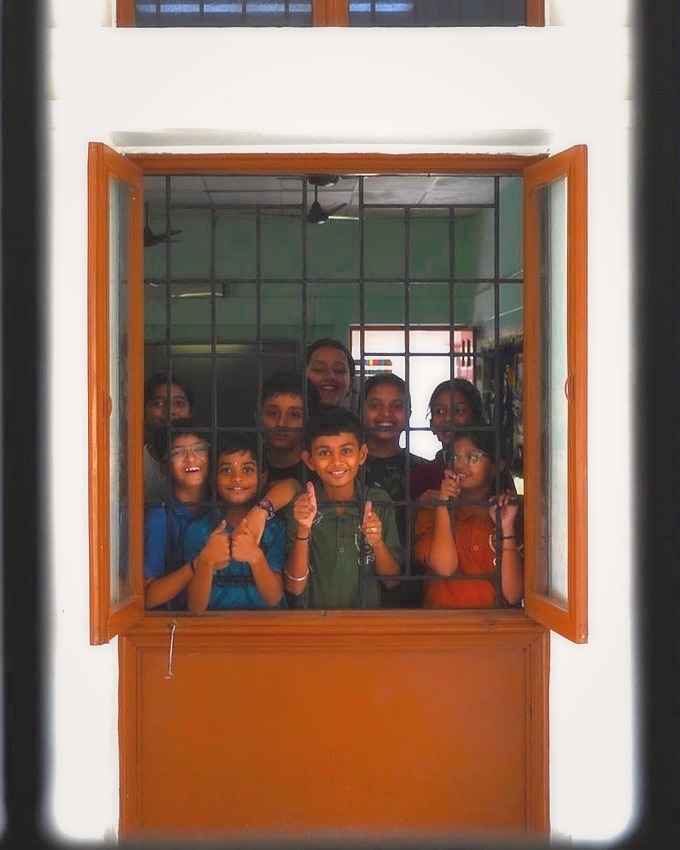
#> input picture assets/img/hrun/02-window.jpg, 680 x 850 px
$ python -i make-photos.py   (imports and definitions only)
#> lines starting #> are read from the running program, lines starting #| are printed output that depends on the picture
#> further down, picture is the input picture: PIL image 680x850 RGB; mean R, G, B 144.2, 117.6, 102.9
#!/usr/bin/env python3
"""Derive the site's photographs from the source library.

Every image a page shows is cut here from assets/source/ and written to
assets/img/, so the crop, the size and the grade of each one are recorded
rather than remembered. Re-run it after changing a choice below.

The grade is deliberately light — lighter than the honeycomb's duotone.
These sit at full strength on the page with nothing over them, so they have
to stay photographs; the small shift towards the palette is only there so a
grid of six reads as one set rather than six unrelated snapshots.

    python3 tools/make-photos.py
"""

import os
import sys

from PIL import Image, ImageEnhance, ImageOps

ROOT = os.path.dirname(os.path.dirname(os.path.abspath(__file__)))
SRC = os.path.join(ROOT, "assets/source")
OUT = os.path.join(ROOT, "assets/img")

# The grade below is for photographs. One image here is not a photograph but
# a finished piece of the school's own design, with its wordmark set into it:
# the wash flattens the bright blues it is built on and warms the whole thing,
# which reads as a faded picture rather than a campaign banner. It is cut at
# its own colours. Remove a name from here and it is graded like the rest.
UNGRADED = {
    # The Parent Portal opening shows its photograph as it was taken: parents
    # and students in the hall, full strength under a scrim of its own.
    "parent-portal-hero.jpg",
    # The home-run photographs of 26 September 2026 keep the colour
    # they were sent with.
    "hrun/01-holi.jpg",
    "hrun/02-window.jpg",
    "hrun/03-mun.jpg",
    "hrun/06-swim.jpg",
    "hrun/08-candlelight.jpg",
    # and those of 30 September 2026, which replace frames 03, 05 and 09.
    "hrun/03-campus.jpg",
    "hrun/05-lab.jpg",
    "hrun/09-meditation.jpg",
}

SHADOW = (36, 26, 56)
HIGHLIGHT = (240, 229, 212)
KEEP_COLOUR = 0.72        # most of the original colour survives
WASH = (32, 23, 44)
WASH_ALPHA = 0.07

# name, source, (w, h), focal point across the frame (x, y) in 0..1
PHOTOS = [
    # Feature panels — 4:5, one per page. Arts no longer has one: that page
    # is the wall, and tools/make-arts-wall.py cuts its photographs.
    ("sports.jpg",              "HARI5692.JPG", (1200, 1500), (0.42, 0.55)),
    # The full-bleed band behind "A Campus That Never Really Closes". The
    # campus itself rather than a room in it: the blocks with the cloud coming
    # over the Ghats behind them. Framed low, so the ridge and the sky have
    # the top of the picture and the gradient has the ground.
    ("campus-band.jpg",         "IMG_2051.JPG", (1920, 1080), (0.50, 0.56)),
    # The Student Life opening worlds. The transparent foreground student is
    # derived separately by tools/make-life-split-cutout.py.
    ("life-split-academic.jpg",  "drive-student-life-academic.JPG", (1800, 1200), (0.50, 0.50)),
    ("life-split-beyond.jpg",    "drive-student-life-beyond.JPG",   (1800, 1200), (0.50, 0.50)),
    ("junior-school.jpg",       "IMG_1898.JPG", (1200, 1500), (0.50, 0.45)),
    ("senior-school.jpg",       "IMG_1894.JPG", (1200, 1500), (0.50, 0.45)),
    # Why CIRS, "Two boards. One ambition.": senior students cutting a cake
    # together. Landscape like the other chapters; framed high so the faces
    # and the joined hands keep the frame and the table skirt gives way.
    ("why-senior.jpg",          "senior-celebration.jpg", (1600, 900), (0.50, 0.40)),

    # The School History film window, matching the home page's 16:9 still.
    ("history-still.jpg",       "IMG_20210514_182259.jpg", (1600, 900), (0.50, 0.52)),

    # The Admissions grid — six tiles, all 4:3, two rows of three.
    ("adm-arrival.jpg",         "IMG_0195.JPG", (1000,  750), (0.50, 0.45)),
    ("adm-examination.jpg",     "IMG_9069.JPG", (1000,  750), (0.45, 0.52)),
    ("adm-welcome.jpg",         "8A5A0707.JPG", (1000,  750), (0.50, 0.50)),
    ("adm-interview.jpg",       "IMG_9893.JPG", (1000,  750), (0.50, 0.50)),
    ("adm-assembly.jpg",        "IMG_2258.JPG", (1000,  750), (0.50, 0.60)),
    ("adm-houses.jpg",          "CRS01788.JPG", (1000,  750), (0.50, 0.50)),

    # One photograph, one place. entrance.jpg was carrying five pages and
    # aerial-duo.jpg four, which made the site feel smaller than it is; these
    # seven take over the duplicated slots, each chosen for what its section
    # is actually about rather than for being another picture of the campus.
    # The academic block is drawn in a 2:1 frame (assets/css/curriculum.css).
    # It used to be cut as a 1400x325 strip that the frame then cropped to its
    # middle 650px, so a tablet stretched 650 pixels across 1414. Cut straight
    # from the master instead (PRECROP below: exactly the region the frame
    # showed), it has twice the pixels and the same composition.
    ("academic-block.jpg",      "academic-block.JPG",     (1392,  696), (0.50, 0.50)),
    ("academic-block-800.jpg",  "academic-block.JPG",     ( 800,  400), (0.50, 0.50)),
    ("campus-lawn.jpg",         "CRS01413.JPG",           (1600,  900), (0.50, 0.55)),
    ("film-audience.jpg",       "IMG_3217.JPG",           (1600,  900), (0.50, 0.52)),
    ("vision.jpg",              "IMG_1663.JPG",           (1600,  900), (0.50, 0.50)),
    ("forest-air.jpg",          "CIRS.jpg",               (1600,  900), (0.50, 0.50)),
    ("fields-air.jpg",          "DJI_0856.JPG",           (1400,  640), (0.50, 0.50)),
    ("valley.jpg",              "school-front-view.JPG",  (1400,  640), (0.50, 0.58)),
    ("assembly-front.jpg",      "IMG_20260423_091355.jpg", (1400, 640), (0.50, 0.55)),

    # The second pass on repetition. hero.jpg opened both the home page and
    # News; history-still, student-life and walkway each carried two pages,
    # and student-life three. Each keeps the page its caption was written for
    # and hands the others a photograph of their own subject.
    ("news-hero.jpg",           "IMG_2327.JPG",           (1280,  720), (0.50, 0.55)),

    # The Parent Portal opening, full-window behind "PARENT PORTAL". Cut at
    # the source's own 3:2; the page's object-position keeps the aisle of
    # students between the two rows of parents in frame on a narrow screen.
    ("parent-portal-hero.jpg",  "0C9A3824.JPG",           (2000, 1334), (0.50, 0.50)),

    # The Why CIRS opening frame. It replaces a 1200x1500 portrait of three
    # students that came in with the original redesign and whose own source
    # is not in this library — so when that page lost its banner and the
    # photograph became a full-window hero, object-fit:cover took 450px off
    # the top of a frame that had no room to give and cut their heads. There
    # was nothing to recrop.
    #
    # This one is cut wide, at 1.6, which is about the shape of a laptop
    # window, so on a desktop cover barely crops it at all. The focal point
    # is high in the frame on purpose: every head keeps clear air above it,
    # and what a narrow window crops is the empty court at the bottom.
    ("why-cirs.jpg",            "IMG_1939.JPG",           (2000, 1250), (0.50, 0.38)),
    ("founding.jpg",            "1.JPG",                  (1600,  900), (0.50, 0.55)),
    ("motto.jpg",               "IMG_1686.JPG",           (1600,  900), (0.46, 0.50)),
    ("boarding.jpg",            "20180518_121042.jpg",    (1600,  900), (0.52, 0.50)),
    ("students.jpg",            "IMG_8075.JPG",           (1400,  640), (0.50, 0.48)),

    # The Student Life hero deck. Ten photographs dealt up through the
    # marquee — and deliberately ten different shapes. A deck of identical
    # cards reads as a slideshow in a frame; a pile of a tall one, a wide
    # one and a square one reads as photographs. The sizes below are the
    # shapes, and the widths they are shown at are in pages.css.
    #
    # PROTOTYPE: these are stand-ins cut from the existing library so the
    # motion can be judged. The school is curating ten.
    ("slhero/card-01.jpg", "0C9A4097.JPG",  ( 900, 1200), (0.52, 0.42)),   # 3:4
    ("slhero/card-02.jpg", "IMG_2480.JPG",  (1200,  800), (0.50, 0.45)),   # 3:2
    ("slhero/card-03.jpg", "IMG_1625.JPG",  (1200,  750), (0.50, 0.52)),   # 8:5
    ("slhero/card-04.jpg", "CRS00876.JPG",  ( 800, 1000), (0.50, 0.45)),   # 4:5
    ("slhero/card-05.jpg", "_MG_0139.JPG",  ( 800, 1200), (0.50, 0.45)),   # 2:3
    ("slhero/card-06.jpg", "IMG_9313.JPG",  (1000, 1000), (0.50, 0.50)),   # 1:1
    ("slhero/card-07.jpg", "IMG_6106.JPG",  ( 900, 1200), (0.50, 0.45)),   # 3:4
    ("slhero/card-08.jpg", "0C9A4128.JPG",  (1200,  800), (0.50, 0.42)),   # 3:2
    ("slhero/card-09.jpg", "HARI7500.JPG",  ( 900,  900), (0.50, 0.45)),   # 1:1
    ("slhero/card-10.jpg", "IMG_2449.JPG",  (1200,  675), (0.50, 0.45)),   # 16:9

    # The Blog. Four fragments for the masthead collage, cut so each one reads
    # as a detail rather than a whole photograph. The cards below them carry
    # no photograph at all: every article came out of the magazine, and a
    # stock picture over someone's essay says less than the essay's own first
    # sentences do.
    # The three commented lines above cut the old Blog masthead collage, which
    # the news-stand front page replaced. Their originals are still in
    # assets/source/ and their crops are intact: uncomment to bring them back.
    # ("blog/frag-voice.jpg",     "0C9A4095.JPG",   ( 900, 1200), (0.52, 0.42)),
    # ("blog/frag-lab.jpg",       "IMG_1790.JPG",   ( 800,  800), (0.52, 0.45)),
    # ("blog/frag-together.jpg",  "IMG_0633.JPG",   (1200,  800), (0.50, 0.45)),
    ("blog/frag-desk.jpg",      "IMG_8830.JPG",   (1200,  800), (0.50, 0.52)),

    # Sport — the inter-house basketball fixture, in the same 4:3 tile as the
    # Admissions grid so the two read as one house style. Shot vertically, so
    # the focal point is doing real work here: centred on the ball and the
    # players contesting it, not on the middle of the frame.
    ("sports/basketball-contest.jpg",  "sports/basketball-contest.jpg",  (1000, 750), (0.50, 0.42)),
    ("sports/basketball-shot.jpg",     "sports/basketball-shot.jpg",     (1000, 750), (0.50, 0.33)),
    ("sports/basketball-floodlit.jpg", "sports/basketball-floodlit.jpg", (1000, 750), (0.50, 0.46)),

    # Sports and Laurels editorial page ("Built in the Arena").
    # High-resolution cuts from verified CIRS original photography.
    ("sports/hero-track.jpg",          "HARI5692.JPG",                   (2400, 1500), (0.45, 0.55)),
    # The hero's reveal layer now uses the Swimming chapter's own photograph.
    ("sports/shift-academic.jpg",      "IMG_1806.JPG",                   (1800, 1200), (0.34, 0.52)),
    ("sports/shift-sports.jpg",        "DJI_0856.JPG",                   (1800, 1200), (0.50, 0.50)),
    ("sports/sport-athletics.jpg",     "HARI5531.JPG",                   (1600, 1200), (0.50, 0.50)),
    ("sports/sport-swimming.jpg",      "IMG_9314.JPG",                   (1600, 1200), (0.55, 0.50)),
    ("sports/sport-football.jpg",      "IMG_3051.JPG",                   (1600, 1200), (0.50, 0.50)),
    # A forehand drill on the green court, not the basketball game this slot
    # used to show. Nudged right so the students' racquets keep the frame
    # and the coach still stands at its left edge.
    ("sports/sport-tennis.jpg",        "IMG_0851.JPG",                   (1600, 1200), (0.55, 0.50)),
    ("sports/sport-archery.jpg",       "IMG_9879.JPG",                   (1600, 1200), (0.50, 0.50)),
    ("sports/sport-climbing.jpg",      "IMG_6061.JPG",                   (1600, 1200), (0.50, 0.50)),
    ("sports/house-parade.jpg",        "DSC_0059.JPG",                   (1600, 1000), (0.50, 0.50)),
    ("sports/house-flag.jpg",          "2.JPG",                          (1600, 1000), (0.50, 0.50)),
    ("sports/house-cheer.jpg",         "1.JPG",                          (1600, 1000), (0.50, 0.55)),
    ("sports/laurels-team.jpg",        "8A5A3313.JPG",                   (1600, 1100), (0.50, 0.46)),

    # The home page's horizontal run — ten photographs scrubbed sideways
    # between the hero and the film.
    #
    # Six wide and four tall. A row of identical rectangles sliding past
    # reads as a filmstrip; mixed shapes read as photographs that were laid
    # out. The order is a day, and it is the order they pass in: the lawn at
    # first light, a lesson, the drums, the hall, the table, the field, the
    # water, the trail, the stage, and the amphitheatre after dark.
    #
    # None of these ten is used at size anywhere else on the site. That is
    # deliberate and worth keeping: the run is the first thing under the
    # hero, and a photograph the reader meets here and again on Admissions
    # makes the library look smaller than it is.
    # The ten the school supplied, in the order they sent them, with six of
    # them since replaced (01, 02, 03, 06, 08 and 09) by photographs sent
    # on 26 September 2026. Frame 04 reuses the higher-resolution relay photo
    # already on Sports. The frame shapes now follow the photographs rather
    # than the other way round, so a Holi portrait is not cut down to a wide
    # strip; tools/pages/index.html names each figure's shape. The window
    # arrived small (697 pixels wide) and is cut at the size it came, never
    # enlarged. The microphone photograph is upright
    # once its camera rotation is applied, and is framed high for the faces.
    ("hrun/01-holi.jpg",        "home-gallery-2026-09-26/01-holi.png",        (1000, 1500), (0.50, 0.50)),
    ("hrun/02-window.jpg",      "home-gallery-2026-09-26/02-window.png",      (680, 850),   (0.50, 0.56)),
    # Frames 03, 05 and 09 were replaced again by photographs sent on 30
    # September 2026. The MUN photograph is still cut, because Our Laurels
    # shows it; the assembly and microphone photographs had no other page
    # and have gone. The meditation photograph came wide, so frame 09 is
    # now a wide frame, cut at the 16:9 the frame shows.
    ("hrun/03-mun.jpg",         "home-gallery-2026-09-26/03-cirs-mun.jpg",    (1500, 1000), (0.53, 0.50)),
    ("hrun/03-campus.jpg",      "home-gallery-2026-09-30/3.jpg",              (1500, 1000), (0.50, 0.55)),
    ("hrun/05-lab.jpg",         "home-gallery-2026-09-30/5.jpg",              (1500, 1000), (0.50, 0.50)),
    ("hrun/06-swim.jpg",        "home-gallery-2026-09-26/06-swim.jpg",        (1500, 1000), (0.50, 0.50)),
    ("hrun/07-sparkler.jpg",    "drive-hrun-07.jpg",                          (1500, 1000), (0.52, 0.48)),
    ("hrun/08-candlelight.jpg", "home-gallery-2026-09-26/08-candlelight.jpg", (1500, 1000), (0.50, 0.58)),
    ("hrun/09-meditation.jpg",  "home-gallery-2026-09-30/9.png",              (1600, 900),  (0.50, 0.50)),
    ("hrun/10-stage.jpg",       "drive-hrun-10.jpg",                          (1500, 1000), (0.58, 0.40)),

    # The run's previous ten are not all retired with it. The CIRS Experience
    # and Alumni borrow seven of them for their own galleries and covers, and
    # those pages are not changing, so those seven are still cut here under
    # their old names. The three the run alone used — 03-drums, 08-trail and
    # 09-stage — have gone with it. Anything listed here and referenced by no
    # page fails the orphan check in tools/check-links.py, which is what keeps
    # this list honest.
    ("hrun/01-lawn.jpg",    "IMG_1630.JPG", (1500, 1000), (0.50, 0.50)),
    ("hrun/02-lesson.jpg",  "IMG_1806.JPG", (1000, 1250), (0.34, 0.52)),
    ("hrun/04-hall.jpg",    "CRS09514.JPG", (1500, 1000), (0.50, 0.46)),
    ("hrun/05-table.jpg",   "IMG_0081.JPG", (1500, 1000), (0.50, 0.50)),
    ("hrun/06-field.jpg",   "8A5A3313.JPG", (1000, 1500), (0.50, 0.46)),
    ("hrun/07-water.jpg",   "IMG_9314.JPG", (1500, 1000), (0.55, 0.50)),
    ("hrun/10-night.jpg",   "IMG_2474.JPG", (1500, 1000), (0.50, 0.52)),
    # The Curriculum Atlas. Two plates for the grade journey, 4:5 so the
    # foundation's frame and the Board years' frame are the same window —
    # a junior class at a long bench, then rows of desks — and three for
    # the close, where a ruled line, a compass circle and a measured frame
    # become the edges of photographs. None of these is used elsewhere.
    ("curriculum/foundation.jpg",  "IMG_1933.JPG", (1000, 1250), (0.66, 0.60)),
    ("curriculum/board.jpg",       "IMG_9069.JPG", (1000, 1250), (0.40, 0.60)),
    ("curriculum/life-court.jpg",  "IMG_1939.JPG", (1600, 1000), (0.50, 0.62)),
    ("curriculum/life-circle.jpg", "DSC_8050.JPG", (1000, 1000), (0.56, 0.55)),
    ("curriculum/life-hall.jpg",   "IMG_1689.JPG", (1200,  900), (0.40, 0.62)),
]


# name -> (left, top, right, bottom) in master pixels, taken before the cover
# crop, for a cut that must keep a composition the page already had.
PRECROP = {
    "academic-block.jpg": (643, 632, 2036, 1329),
    "academic-block-800.jpg": (643, 632, 2036, 1329),
}


def grade(im):
    grey = ImageEnhance.Contrast(im.convert("L")).enhance(1.05)
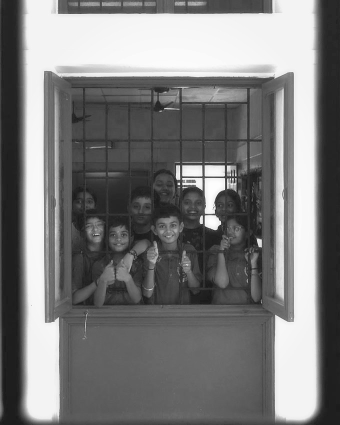
#> grey: PIL image 680x850 L (shown at 1/2 size); min 14, max 255, mean 123.3
    ramp = []
    for ch in range(3):
        lo, hi = SHADOW[ch], HIGHLIGHT[ch]
        ramp += [int(lo + (hi - lo) * (i / 255)) for i in range(256)]
    toned = Image.blend(grey.convert("RGB").point(ramp), im, KEEP_COLOUR)
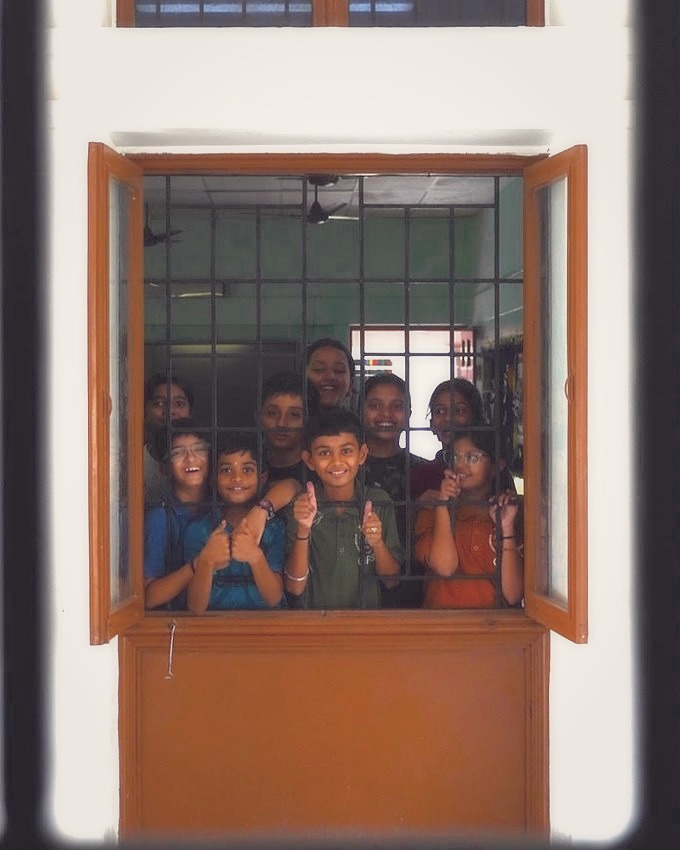
#> toned: PIL image 680x850 RGB; mean R, G, B 140.9, 118.7, 110.3
    return Image.blend(toned, Image.new("RGB", im.size, WASH), WASH_ALPHA)


# [33 lines left out: functions cover, main, not called in this run]


# [2 lines not run here, left out]

>>> from PIL import Image
>>> picture = Image.open('../assets/img/hrun/02-window.jpg')
>>> result = grade(picture)

$ run again, on cirs-archive-gallery/assets/img/entrance.jpg
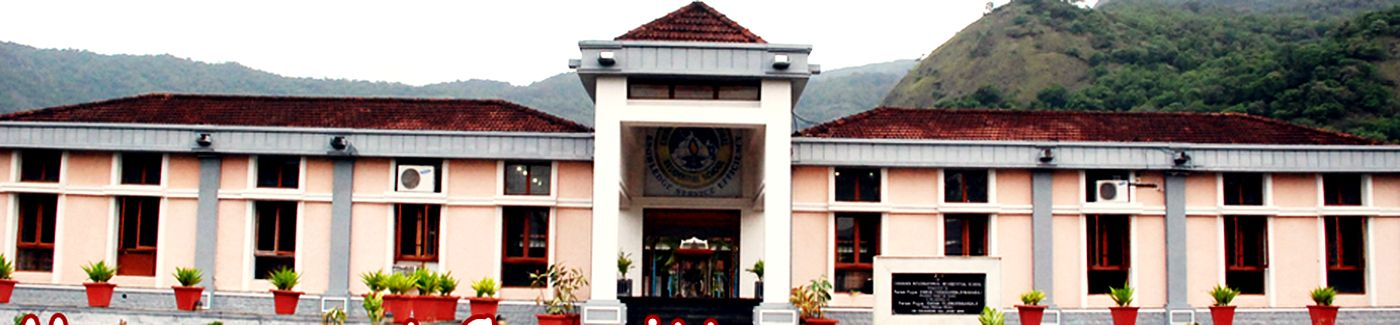
#> input picture cirs-archive-gallery/assets/img/entrance.jpg, 1400 x 325 px
#> picture is the input picture: PIL image 1400x325 RGB; mean R, G, B 152.5, 140.5, 134.6
#> in grade, `grey = ImageEnhance.Contrast(im.convert("L")).enhance(1.05)`:
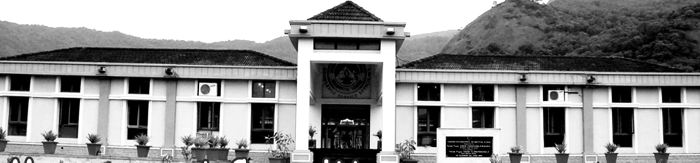
#> grey: PIL image 1400x325 L (shown at 1/2 size); min 0, max 255, mean 142.6
#> in grade, `return Image.blend(toned, Image.new("RGB", im.size, WASH), WASH_ALPHA)`:
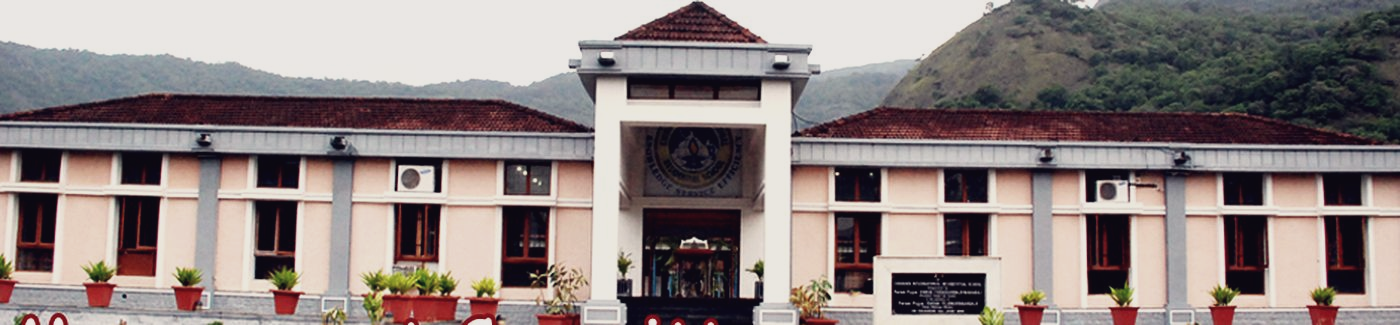
#> returned value: PIL image 1400x325 RGB; mean R, G, B 142.4, 131, 129.5
